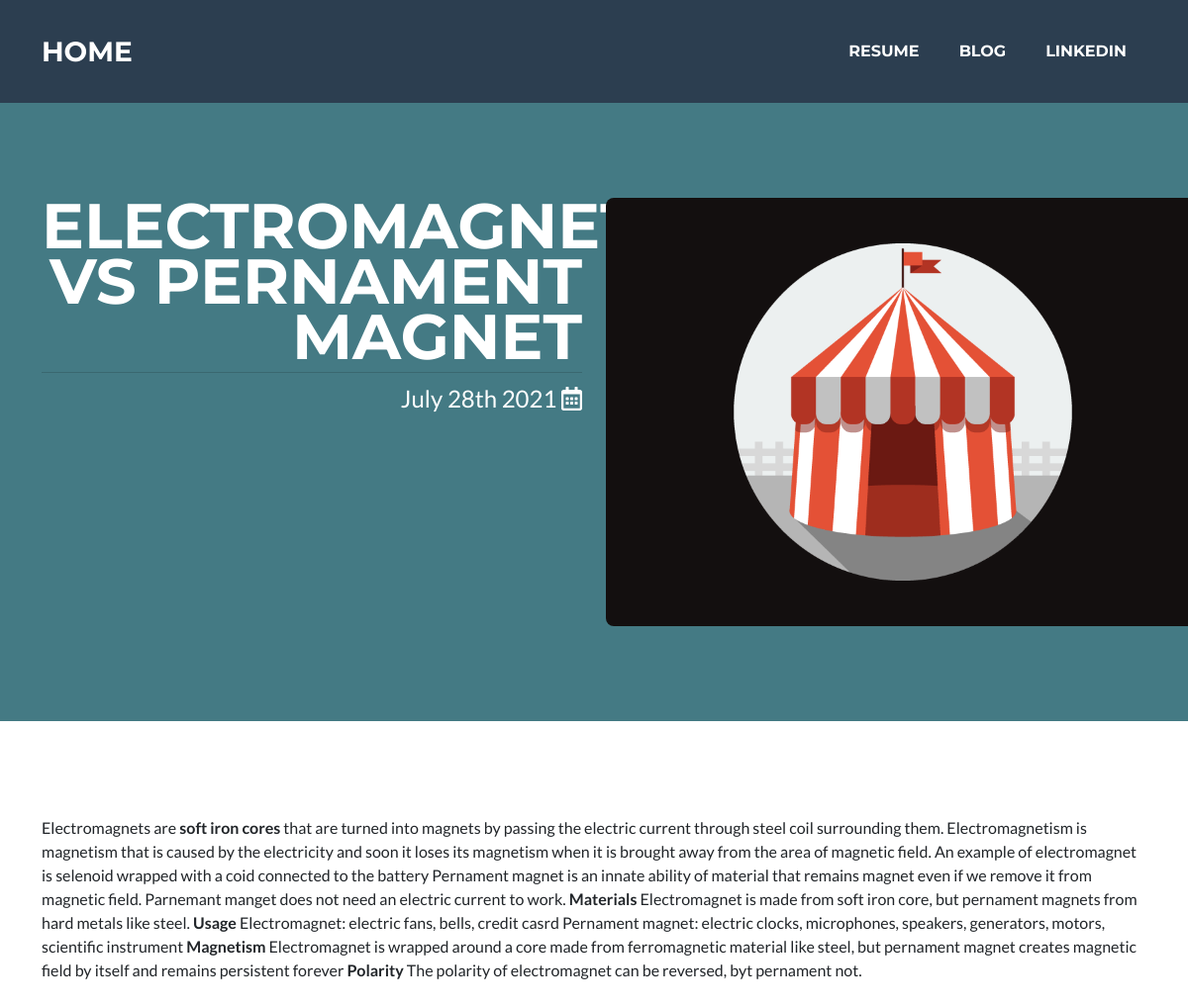
The app's page /blog/31/ with its own data.
### blog/models.py (models this page shows, shortened)
class Blog(models.Model):  # only properties in models class need migrations. function do not
    title = models.CharField(max_length=200)
    date = models.DateField(auto_now=True)
    text = models.TextField()
    image = models.ImageField(upload_to='blog/images/', blank=True)

### blog/views.py (the view)
# urls.py: path('<int:blog_id>/', views.detail, name='detail'),
def detail(request, blog_id):
    blog = get_object_or_404(Blog, pk=blog_id)
    return render(request, 'blog/detail.html', {'blog': blog})

### blog/templates/blog/detail.html
{% extends 'portfolio/base.html' %}
{% block content %}
<header class="masthead bg-primary text-white">
    <div class="container">
        <div class="row">
            <div class="col-lg-6 text-end">
                <h1 class="masthead-heading text-uppercase">{{ blog.title }}</h1>
                <div class="dropdown-divider"></div>
                <p class="masthead-subheading font-weight-light mb-0">{{ blog.date|date:'F jS Y' }}
                    <i class="far fa-calendar-alt"></i>
                </p>
            </div>
            <div class="col-lg-6">
                {% if blog.image %}
                <img class=" rounded" width="600" src="{{ blog.image.url }}">
                {% endif %}
            </div>
        </div>
    </div>
</header>
<body>
<section class="page-section">
    <div class="container">
        <p class="text-body">{{ blog.text|safe }}</p>
    </div>
</section>
</body>
{% endblock %}

### records on screen
Blog: title "ELECTROMAGNET VS PERNAMENT MAGNET", date "July 28th 2021", image (picture), text "Electromagnets are soft iron cores that are turned into magnets by passing the electric current through steel coil surrounding them. Electromagnetism is magnetism that is caused by the electricity and soon it loses its magnetism when it is brought away from the area of magnetic field. An example of electromagnet is selenoid wrapped with a coid connected to the battery Pernament magnet is an innate ability of material that remains magnet even if we remove it from magnetic field. Parnemant manget does not need an electric current to work. Materials Electromagnet is made from soft iron core, but pernament magnets from hard metals like steel. Usage Electromagnet: electric fans, bells, credit…"
